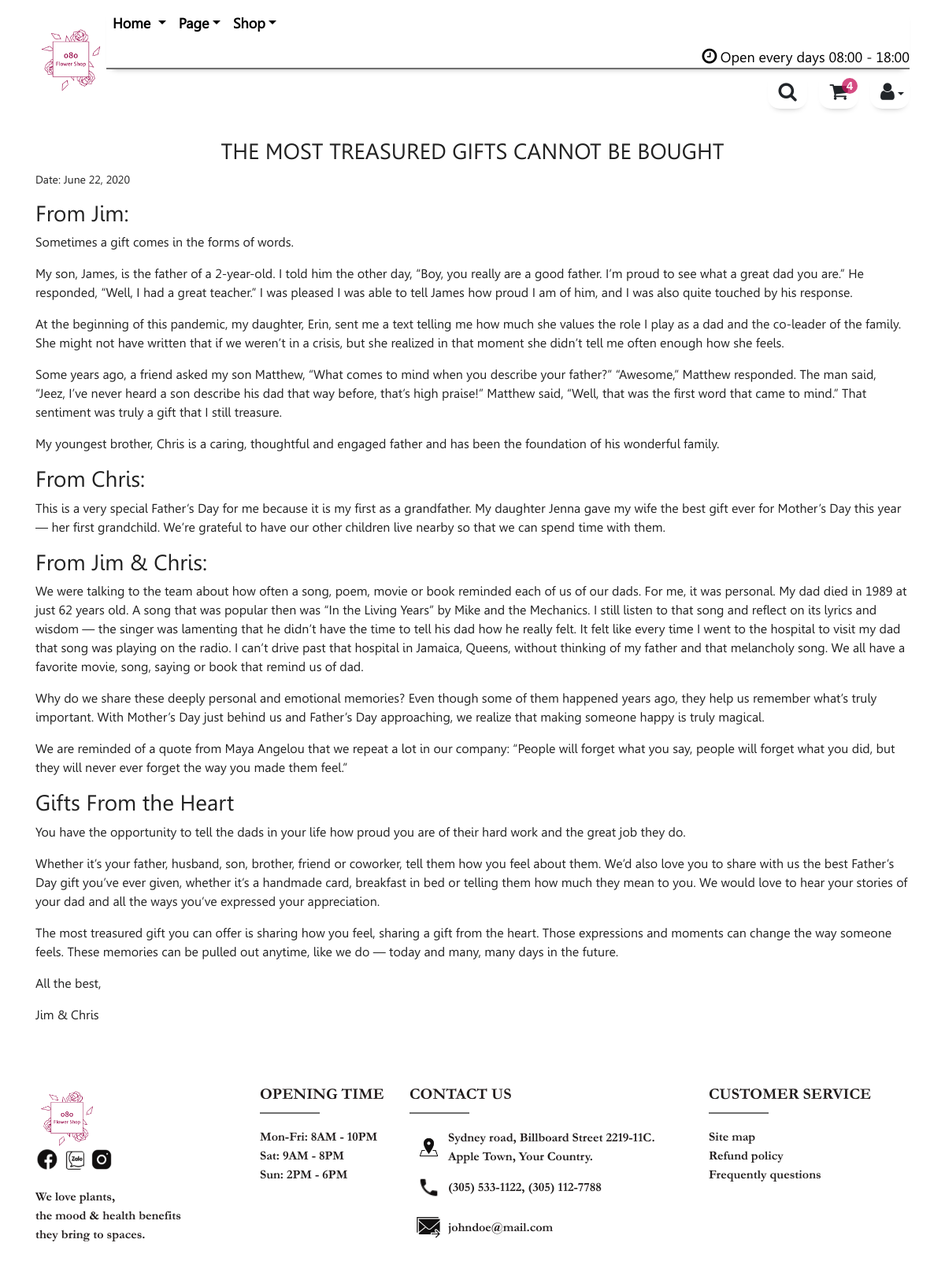
Screenshot of /blogs/THE MOST TREASURED GIFTS CANNOT BE BOUGHT/ (signed in) with the database file from the repository.
### flowershop/models.py (models this page shows, shortened)
class Blog(models.Model):
    title = models.CharField(max_length = 150, unique = True)
    brief = models.TextField()
    background = models.ImageField(upload_to = 'blog_background')
    content = RichTextUploadingField()
    posted_date = models.DateField(auto_now_add = True)
    tags = models.ManyToManyField(Tag, blank = True)
    def show_background(self):
        return mark_safe('<img src="/media/%s" width="100" height="auto"/>' % self.background)
    show_background.short_description = ''
    def get_tags(self):
        return ", ".join([t.name for t in self.tags.all()])
    get_tags.short_description = 'tags'

### flowershop/views.py (the view)
# urls.py: path('blogs/<str:blog_title>/', views.bdetail, name='flowershop-bdetail'),
def bdetail(request, blog_title):
    blog = Blog.objects.get(title = blog_title)
    context = {
        'page_title': 'Home',
        'cart_count': cartcount(request),
        'blog': blog
    }
    return render(request, 'blog-detail.html', context)

### flowershop/views.py (called while the page is built)
def cartcount(request):
    try:
        items = list(Cart.objects.filter(user = request.user).values('quantity'))
        count = sum(item['quantity'] for item in items)
        return count
    except:
        return 0

### flowershop/templates/blog-detail.html (shortened to what this page needs)
{% extends "base.html" %}
{% load static %}
{% block css %}
    <link rel="stylesheet" href="{% static 'css/style.css' %}">
    <link rel="stylesheet" href="{% static 'css/header.css' %}">
    <link rel="stylesheet" href="{% static 'css/footer.css' %}">
    <link rel="stylesheet" href="{% static 'css/blog-detail.css' %}">
{% endblock %}
{% block content %}
    <div class="container blog-detail-wrapper" style="color: #222;">
        <h3 class="text-center">{{ blog.title }}</h3>
        <p style="font-size: 0.875rem;"><span>Date:</span>&nbsp;{{ blog.posted_date }}</p>
        <div>
            {{ blog.content|safe }}
        </div>
    </div>
{% endblock %}

### flowershop/static/css/style.css (style rules this page uses)
body { font-size: 1rem; font-family: leelawad, sans-serif; color: #707070; }
@media (min-width: 1200px) { body { padding-top: 0; } }

### flowershop/static/css/blog-detail.css (style rules this page uses)
body { padding-top: 146px; }
.blog-detail-wrapper { padding-top: 30px; padding-bottom: 30px; }

### rows the page displays
Blog: title "THE MOST TREASURED GIFTS CANNOT BE BOUGHT", posted_date "June 22, 2020", content "From Jim: Sometimes a gift comes in the forms of words. My son, James, is the father of a 2-year-old. I told him the other day, “Boy, you really are a good father. I’m proud to see what a great dad you are.” He responded, “Well, I had a great teacher.” I was pleased I was able to tell James how proud I am of him, and I was also quite touched by his response. At the beginning of this pandemic, my daughter, Erin, sent me a text telling me how much she values the role I play as a dad and the co-leader of the family. She might not have written that if we weren’t in a crisis, but she realized in that moment she didn’t tell me often enough how she feels. Some years ago, a friend asked my son…"

### other values shown
{{ cart_count }} "4"
